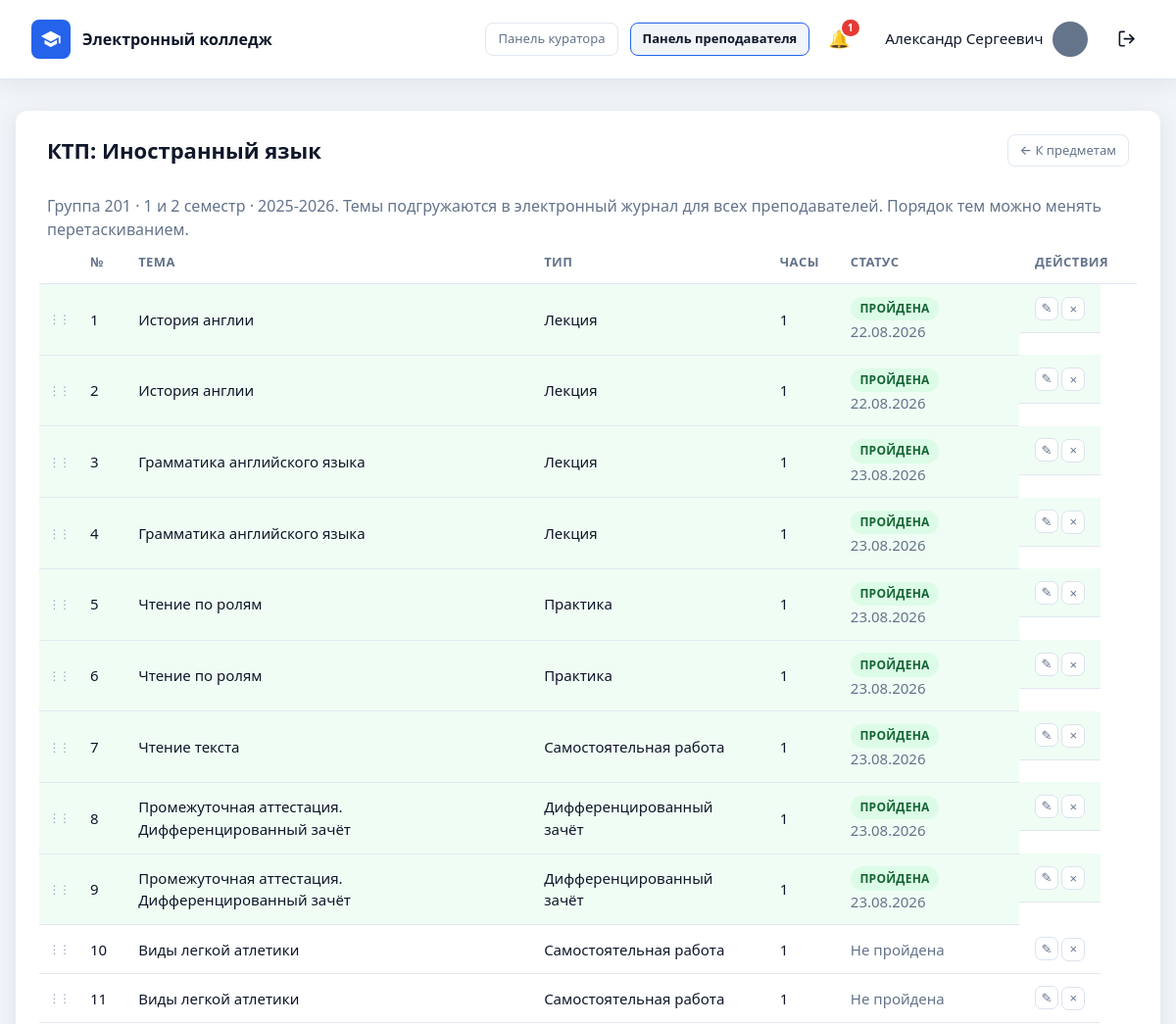
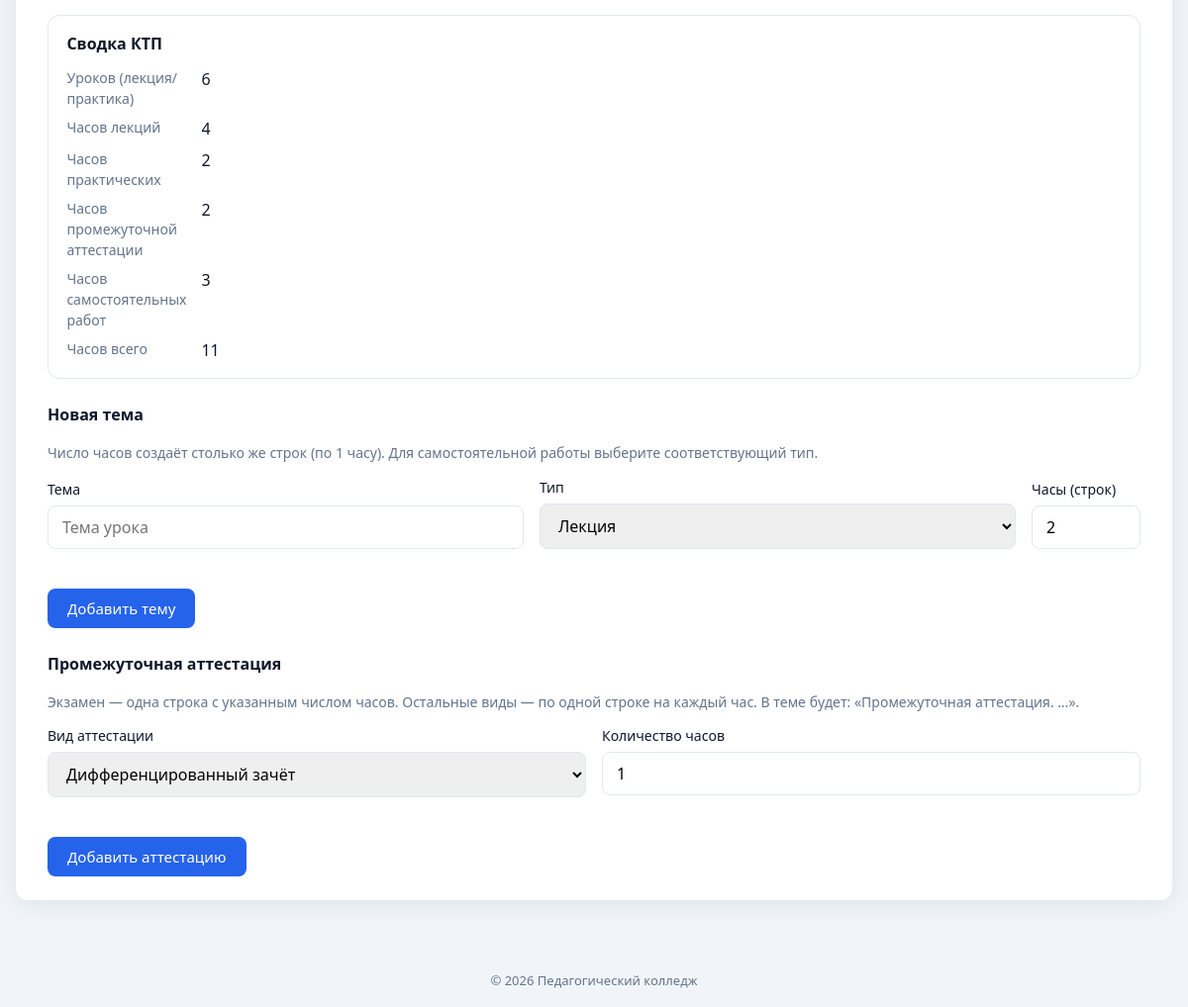
Page /teacher/ktp.php?item_id=3 (signed in) on the committed database (2 pictures, top to bottom).
### tables this page shows
CREATE TABLE `users` (
  `id` int UNSIGNED NOT NULL,
  `email` varchar(255) NOT NULL,
  `password_hash` varchar(255) NOT NULL,
  `password_plain` varchar(64) DEFAULT NULL,
  `full_name` varchar(255) NOT NULL,
  `phone` varchar(50) NOT NULL DEFAULT '',
  `position` varchar(255) NOT NULL DEFAULT '',
  `education` varchar(500) NOT NULL DEFAULT '',
  `additional_info` text,
  `avatar` varchar(255) NOT NULL DEFAULT 'icon:default',
  `role` enum('admin','teacher','student') NOT NULL DEFAULT 'teacher',
  `is_active` tinyint(1) NOT NULL DEFAULT '1',
  `created_at` datetime NOT NULL DEFAULT CURRENT_TIMESTAMP,
  `updated_at` datetime NOT NULL DEFAULT CURRENT_TIMESTAMP ON UPDATE CURRENT_TIMESTAMP
);

CREATE TABLE `curriculum_items` (
  `id` int UNSIGNED NOT NULL,
  `curriculum_plan_id` int UNSIGNED NOT NULL,
  `subject_id` int UNSIGNED NOT NULL,
  `teacher_id` int UNSIGNED DEFAULT NULL,
  `semester` enum('1','2','both') NOT NULL,
  `sort_order` int UNSIGNED NOT NULL DEFAULT '1',
  `created_at` datetime NOT NULL DEFAULT CURRENT_TIMESTAMP,
  `updated_at` datetime NOT NULL DEFAULT CURRENT_TIMESTAMP ON UPDATE CURRENT_TIMESTAMP
);

CREATE TABLE `subjects` (
  `id` int UNSIGNED NOT NULL,
  `name` varchar(255) NOT NULL,
  `created_at` datetime NOT NULL DEFAULT CURRENT_TIMESTAMP
);

CREATE TABLE `study_groups` (
  `id` int UNSIGNED NOT NULL,
  `number` varchar(50) NOT NULL,
  `specialty_id` int UNSIGNED NOT NULL,
  `curator_id` int UNSIGNED DEFAULT NULL,
  `created_at` datetime NOT NULL DEFAULT CURRENT_TIMESTAMP,
  `updated_at` datetime NOT NULL DEFAULT CURRENT_TIMESTAMP ON UPDATE CURRENT_TIMESTAMP
);

CREATE TABLE `curriculum_plans` (
  `id` int UNSIGNED NOT NULL,
  `group_id` int UNSIGNED NOT NULL,
  `academic_year` varchar(9) NOT NULL,
  `created_at` datetime NOT NULL DEFAULT CURRENT_TIMESTAMP,
  `updated_at` datetime NOT NULL DEFAULT CURRENT_TIMESTAMP ON UPDATE CURRENT_TIMESTAMP
);

CREATE TABLE `ktp_topics` (
  `id` int UNSIGNED NOT NULL,
  `curriculum_item_id` int UNSIGNED NOT NULL,
  `title` varchar(500) NOT NULL,
  `lesson_type` enum('lecture','practice','independent','diff_credit','credit','exam','control') NOT NULL DEFAULT 'lecture',
  `hours` decimal(4,1) NOT NULL DEFAULT '2.0',
  `sort_order` int UNSIGNED NOT NULL DEFAULT '1',
  `created_at` datetime NOT NULL DEFAULT CURRENT_TIMESTAMP
);

### teacher/ktp.php (the view, shortened to what the rows shown need)
<?php
require_once __DIR__ . '/../includes/auth.php';
require_once __DIR__ . '/../includes/ktp.php';
require_once __DIR__ . '/../includes/curriculum.php';
require_teacher_panel();
$itemId = isset($_GET['item_id']) ? (int) $_GET['item_id'] : 0;
$item = get_curriculum_item_by_id($itemId);
$topics = get_ktp_topics_with_progress($itemId);
$showHeader = true;
$basePath = '../';
require __DIR__ . '/../includes/header.php';
?>
<div class="layout">
    <section class="panel">
        <div class="panel__header panel__header--compact">
            <h1>КТП: <?= e($item['subject_name']) ?></h1>
            <a href="subjects.php" class="btn btn--ghost btn--sm">← К предметам</a>
        </div>
        <p class="text-muted">
            Группа <?= e($item['group_number']) ?> · <?= e(semester_label($item['semester'])) ?> ·
            <?= e($item['academic_year']) ?>.
            Темы подгружаются в электронный журнал для всех преподавателей.
            Порядок тем можно менять перетаскиванием.
        </p>
        <?php if ($topics === []): ?>
            <p class="text-muted">Темы пока не добавлены.</p>
        <?php else: ?>
            <div class="table-wrap">
                <table class="table ktp-edit-table">
                    <thead>
                        <tr>
                            <th class="ktp-col-handle"></th>
                            <th>№</th>
                            <th>Тема</th>
                            <th>Тип</th>
                            <th>Часы</th>
                            <th>Статус</th>
                            <th class="table__actions-col">Действия</th>
                        </tr>
                    </thead>
                    <tbody
                        data-ktp-sortable
                        data-item-id="<?= (int) $itemId ?>"
                        data-reorder-url="ktp_reorder.php"
                        data-csrf="<?= e(csrf_token()) ?>"
                    >
                        <?php foreach ($topics as $index => $topic): ?>
                        <tr
                            class="ktp-sortable-row<?= !empty($topic['completed']) ? ' ktp-row--done' : '' ?>"
                            data-topic-id="<?= (int) $topic['id'] ?>"
                        >
                            <td class="ktp-col-handle">
                                <span class="ktp-drag-handle" title="Перетащить" aria-hidden="true">⋮⋮</span>
                            </td>
                            <td class="ktp-col-num" data-ktp-num><?= $index + 1 ?></td>
                            <td><?= e($topic['title']) ?></td>
                            <td><?= e(ktp_lesson_type_label((string) $topic['lesson_type'])) ?></td>
                            <td><?= e(rtrim(rtrim(number_format((float) $topic['hours'], 1, '.', ''), '0'), '.')) ?></td>
                            <td>
                                <?php if (!empty($topic['completed'])): ?>
                                    <span class="badge badge--success">Пройдена</span>
                                    <?php if (!empty($topic['first_lesson_date'])): ?>
                                        <span class="text-muted"><?= e(date('d.m.Y', (int) strtotime($topic['first_lesson_date']))) ?></span>
                                    <?php endif; ?>
                                <?php else: ?>
                                    <span class="text-muted">Не пройдена</span>
                                <?php endif; ?>
                            </td>
                            <td class="table__actions">
                                <button
                                    type="button"
                                    class="journal-icon-btn"
                                    title="Изменить"
                                    data-ktp-edit-open
                                    data-topic-id="<?= (int) $topic['id'] ?>"
                                    data-title="<?= e($topic['title']) ?>"
                                    data-lesson-type="<?= e((string) $topic['lesson_type']) ?>"
                                    data-hours="<?= e(rtrim(rtrim(number_format((float) $topic['hours'], 1, '.', ''), '0'), '.')) ?>"
                                >✎</button>
                                <form method="post" class="form-inline">
                                    <button
                                        type="submit"
                                        class="journal-icon-btn journal-icon-btn--danger"
                                        title="Удалить"
                                        onclick="return confirm('Удалить строку КТП?')"
                                    >×</button>
                                </form>
                            </td>
                        </tr>
                        <?php endforeach; ?>
                    </tbody>
                </table>
            </div>
            <div class="covered-summary ktp-plan-summary">
                <h3>Сводка КТП</h3>
                <dl class="profile-list">
                </dl>
            </div>
        <?php endif; ?>
        <h3 class="subsection-title">Новая тема</h3>
        <p class="text-muted form-hint">
            Число часов создаёт столько же строк (по 1 часу). Для самостоятельной работы выберите соответствующий тип.
        </p>
        <form method="post" class="form">
            <div class="form__row form__row--3">
            </div>
            <div class="form__actions">
            </div>
        </form>
        <h3 class="subsection-title">Промежуточная аттестация</h3>
        <p class="text-muted form-hint">
            Экзамен — одна строка с указанным числом часов.
            Остальные виды — по одной строке на каждый час.
            В теме будет: «Промежуточная аттестация. …».
        </p>
        <form method="post" class="form">
            <div class="form__row">
            </div>
            <div class="form__actions">
            </div>
        </form>
    </section>
</div>
<?php require __DIR__ . '/../includes/footer.php'; ?>

### includes/header.php (shortened to what the rows shown need)
<!DOCTYPE html>
<html lang="ru">
<head>
    <?php $basePath = $basePath ?? ''; ?>
    <link rel="stylesheet" href="<?= e($basePath) ?>assets/css/style.css">
</head>
<body>
    <div class="page">
        <?php if (!empty($showHeader)): ?>
        <header class="header">
            <?php if (is_logged_in()): ?>
            <?php
            $headerUser = current_user();
            $headerName = user_first_middle_name((string) ($headerUser['full_name'] ?? ''));
            $headerAvatar = (string) ($headerUser['avatar'] ?? 'icon:person');
            $appBase = app_base_path();
            $activePanel = current_header_panel();
            require_once __DIR__ . '/notifications.php';
            $headerUnreadCount = get_unread_notifications_count((int) $headerUser['id']);
            ?>
            <nav class="header__nav">
                <?php if (can_use_curator_panel()): ?>
                <a
                    href="<?= e($appBase) ?>curator/group.php"
                    class="btn btn--ghost btn--sm<?= $activePanel === 'curator' ? ' is-active' : '' ?>"
                >Панель куратора</a>
                <?php endif; ?>
                <?php if (can_use_teacher_panel()): ?>
                <a
                    href="<?= e($appBase) ?>teacher/subjects.php"
                    class="btn btn--ghost btn--sm<?= $activePanel === 'teacher' ? ' is-active' : '' ?>"
                >Панель преподавателя</a>
                <?php endif; ?>
                <a
                    href="<?= e($appBase) ?>notifications.php"
                    class="header__notify-btn<?= basename((string) ($_SERVER['SCRIPT_NAME'] ?? '')) === 'notifications.php' ? ' is-active' : '' ?>"
                    title="Уведомления"
                >
                    <span class="header__notify-icon" aria-hidden="true">🔔</span>
                    <?php if ($headerUnreadCount > 0): ?>
                    <span class="header__notify-badge"><?= $headerUnreadCount > 99 ? '99+' : (int) $headerUnreadCount ?></span>
                    <?php endif; ?>
                </a>
                <div class="header__account">
                    <a
                        href="<?= e($appBase) ?><?= is_student_user() ? 'student/cabinet.php' : 'cabinet.php' ?>"
                        class="header__cabinet-tab<?= ($activePanel === 'cabinet' || $activePanel === 'student') ? ' header__cabinet-tab--active' : '' ?>"
                        title="Личный кабинет"
                    >
                        <span class="header__user-name"><?= e($headerName) ?></span>
                        <?= render_user_avatar($headerAvatar, 'user-avatar--header', $basePath) ?>
                    </a>
                </div>
                <a
                    href="<?= e($basePath) ?>logout.php"
                    class="header__logout-btn"
                    title="Выйти"
                    aria-label="Выйти"
                >
                </a>
            </nav>
            <?php endif; ?>
        </header>
        <?php endif; ?>
        <main class="main">

### rows in the picture
users: full_name "Александр Сергеевич"
curriculum_items: subject.name "Иностранный язык", study_groups.number "201", semester "1 и 2 семестр", curriculum_plan.academic_year "2025-2026"
ktp_topics: title "История англии", lesson_type "Лекция", hours "1", first_lesson_date "22.08.2026"
ktp_topics: title "История англии", lesson_type "Лекция", hours "1", first_lesson_date "22.08.2026"
ktp_topics: title "Грамматика английского языка", lesson_type "Лекция", hours "1", first_lesson_date "23.08.2026"
ktp_topics: title "Грамматика английского языка", lesson_type "Лекция", hours "1", first_lesson_date "23.08.2026"
ktp_topics: title "Чтение по ролям", lesson_type "Практика", hours "1", first_lesson_date "23.08.2026"
ktp_topics: title "Чтение по ролям", lesson_type "Практика", hours "1", first_lesson_date "23.08.2026"
ktp_topics: title "Чтение текста", lesson_type "Самостоятельная работа", hours "1", first_lesson_date "23.08.2026"
ktp_topics: title "Промежуточная аттестация. Дифференцированный зачёт", lesson_type "Дифференцированный зачёт", hours "1", first_lesson_date "23.08.2026"
ktp_topics: title "Промежуточная аттестация. Дифференцированный зачёт", lesson_type "Дифференцированный зачёт", hours "1", first_lesson_date "23.08.2026"
ktp_topics: title "Виды легкой атлетики", lesson_type "Самостоятельная работа", hours "1", shows "Не пройдена"
ktp_topics: title "Виды легкой атлетики", lesson_type "Самостоятельная работа", hours "1", shows "Не пройдена"

### other values in the picture
$headerUnreadCount "1"
$ktpSummary['lessons'] "6"
$ktpSummary['lecture_hours'] "4"
$ktpSummary['practice_hours'] "2"
$ktpSummary['attestation_hours'] "2"
$ktpSummary['independent_hours'] "3"
$ktpSummary['total_hours'] "11"
